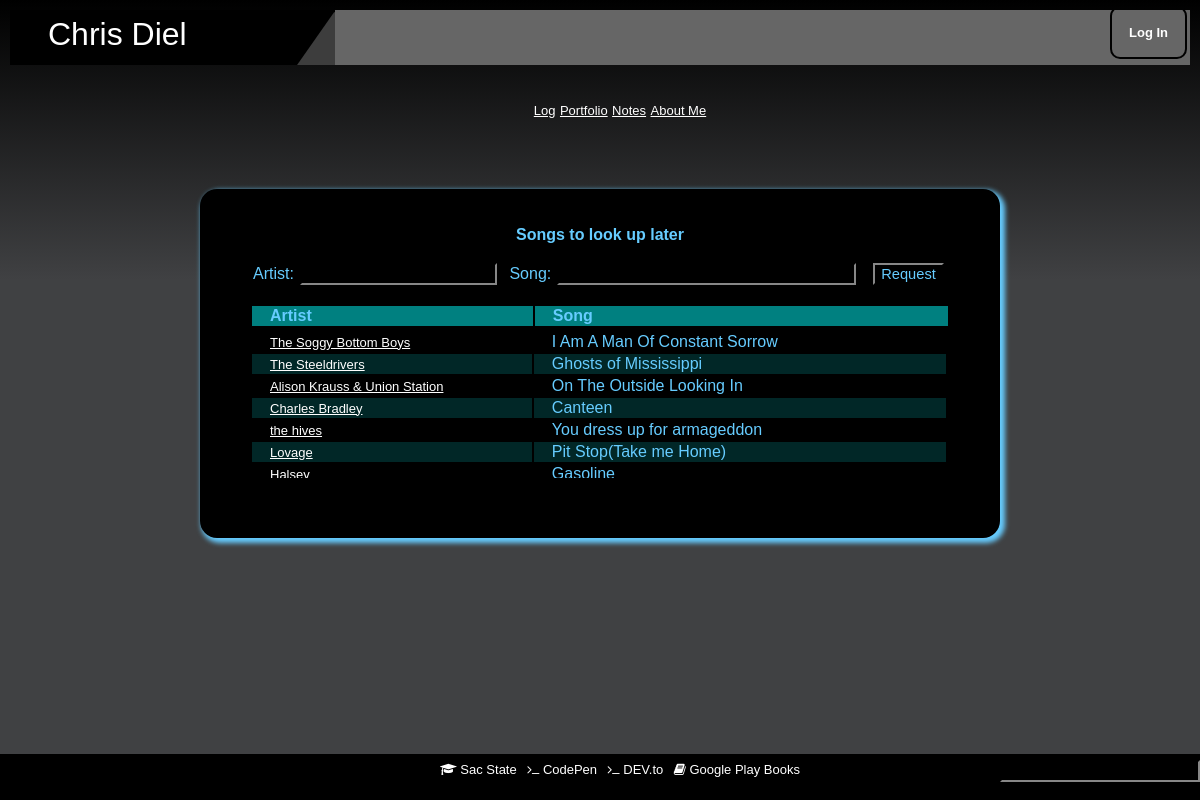
/music_request.php, run on the app's committed database.
### tables this page shows
create table REQUESTS(
  RequestID int unsigned not null auto_increment primary key,
  Song char(30),
  Artist char(30) not null
);

### User_fns.php (called while the page is built, shortened)
<?php
function get_request_entries() {
   $conn = db_connect();
   $query = "select * from REQUESTS order by RequestID desc";
   $result = @$conn->query($query);
   $result = db_result_to_array($result);
   return $result;
}

### output_fns.php (the view, shortened to what this page needs)
<?php
function music_request_form(){
    echo "<div width=\"80%\">";
    $requests = get_request_entries();
    display_requests($requests);
    echo "</div>";
}
function display_requests($request_array) {
  if (!is_array($request_array)) {
    echo "<p>No request entries currently available</p>";
  } else {
    echo "<table class=\"MusicRequest\" border=\"0\" width=\"100%\" bgcolor=\"black\">\n";
    echo "<tr><th width=\"36%\" bgcolor=\"#008080\">Artist</th>";
    echo "<th width=\"53%\" bgcolor=\"#008080\">Song</th>";
    echo "</table><div class=\"Scrollable\">";
    echo "<table class=\"MusicRequest\" border=\"0\" width=\"100%\" bgcolor=\"black\">\n";
    echo "<tr>";
    $counter = 0;
    foreach ($request_array as $row) {
        $counter++;
        $Artist = $row['Artist'];
        $Song = $row['Song'];
        $YouTubeQuery = $Artist."+".$Song;
        $url = "https://www.youtube.com/results?search_query=".$YouTubeQuery;
        echo "<tr ".alternate($counter)."><td width=\"36%\"><a href='".$url."'>".$Artist."</a></td>";
        echo "<td width=\"53%\">".$Song."</a></td>";
        echo "</tr>";
    }
    echo "</table></div>";
  }
}
function alternate($counter){
    if(($counter%2) == 1)
    {
        $alternate = "class=\"odd\"";
    }else{
        $alternate = "class=\"even\"";
    }
    return $alternate;
}
?>
<?php
function display_public_menu() {
?>
<div id="Navigation">
<ul class="topNav">
        <?php public_links(); ?>
</ul>
</div>
<?php
echo "<br /><br /><br />";
}
function public_links() {
?>
        <a href="index.php">Log</a>
        <a href="portfolio.php">Portfolio</a>
        <a href="notesi.php">Notes</a>
        <a href="me.php">About Me</a>
<?php
}
?>

### main.css (style rules this page uses)
html, body { margin:0; padding:0; height:100%; }
body { FONT-FAMILY: calibri, Arial, courier; color: #66ccff; text-align: center; background: #404143; width: 100%; }
tr.even { background-color: #012727; }
.MusicRequest { text-align: left; }
.MusicRequest th, .MusicRequest td { padding-left: 18px; }
.Scrollable { overflow-y: scroll; max-height: 150px; width: 99.7%; }
ul { list-style-type: none; }
A:link { FONT-SIZE: 13px; BACKGROUND: none transparent scroll repeat 0% 0%; COLOR: #FFFFFF; FONT-FAMILY: Verdana, Helvetica; }

### data on the page
requests: Artist "The Soggy Bottom Boys", Song "I Am A Man Of Constant Sorrow"
requests: Artist "The Steeldrivers", Song "Ghosts of Mississippi"
requests: Artist "Alison Krauss & Union Station", Song "On The Outside Looking In"
requests: Artist "Charles Bradley", Song "Canteen"
requests: Artist "the hives", Song "You dress up for armageddon"
requests: Artist "Lovage", Song "Pit Stop(Take me Home)"
requests: Artist "Halsey", Song "Gasoline"
